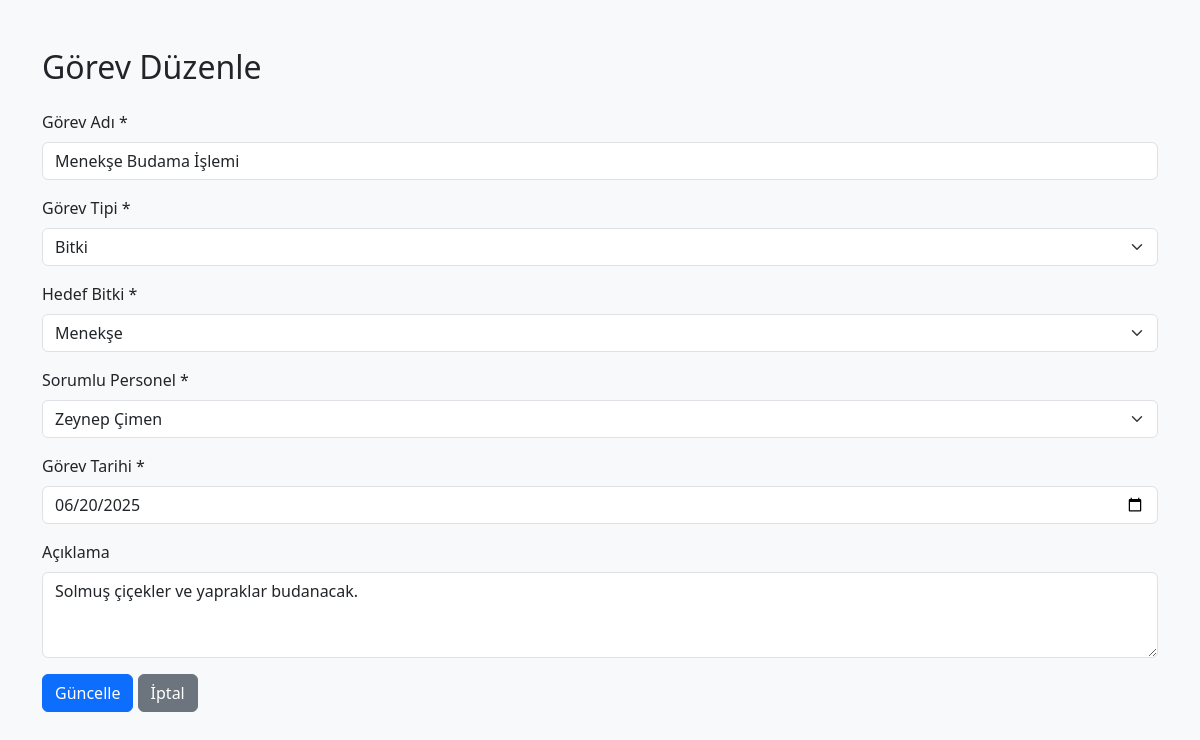
The app's page /botanik/gorevler/duzenle.php?id=4 (signed in) with its own data.
### tables this page shows
CREATE TABLE `gorevler` (
  `gorev_id` int(11) NOT NULL,
  `gorev_ad` varchar(100) NOT NULL,
  `gorev_tipi` enum('Bitki','Sergi') NOT NULL,
  `hedef_id` int(11) NOT NULL,
  `personel_id` int(11) NOT NULL,
  `gorev_tarih` date NOT NULL,
  `aciklama` text DEFAULT NULL,
  `ekleyen_kullanici_id` int(11) DEFAULT NULL
);

CREATE TABLE `bitkiler` (
  `bitki_id` int(11) NOT NULL,
  `bitki_ad` varchar(100) NOT NULL,
  `bitki_tur` varchar(100) DEFAULT NULL,
  `bitki_dikim_tarihi` date DEFAULT NULL,
  `bitki_sulama_sikligi` varchar(50) DEFAULT NULL,
  `bitki_aciklama` text DEFAULT NULL,
  `ekleyen_kullanici_id` int(11) DEFAULT NULL
);

CREATE TABLE `personel` (
  `personel_id` int(11) NOT NULL,
  `ad_soyad` varchar(100) NOT NULL,
  `unvan` varchar(100) DEFAULT NULL,
  `telefon` varchar(20) DEFAULT NULL,
  `email` varchar(100) DEFAULT NULL,
  `aciklama` text DEFAULT NULL,
  `ekleyen_kullanici_id` int(11) DEFAULT NULL
);

### botanik/gorevler/duzenle.php (the view, shortened to what this page needs)
<?php
require_once '../includes/db.php';
$kullanici_id = $_SESSION["kullanici_id"];
$gorev_id = $_GET['id'] ?? null;
$bitkiler = $conn->query("SELECT bitki_id, bitki_ad FROM bitkiler WHERE ekleyen_kullanici_id = $kullanici_id");
$personeller = $conn->query("SELECT personel_id, ad_soyad FROM personel WHERE ekleyen_kullanici_id = $kullanici_id");
$sorgu = $conn->prepare("SELECT * FROM gorevler WHERE gorev_id = ? AND ekleyen_kullanici_id = ?");
$sorgu->bind_param("ii", $gorev_id, $kullanici_id);
$sorgu->execute();
$gorev = $sorgu->get_result()->fetch_assoc();
?>
<!DOCTYPE html>
<html lang="tr">
<head>
    <link href="https://cdn.jsdelivr.net/npm/bootstrap@5.3.0/dist/css/bootstrap.min.css" rel="stylesheet">
</head>
<body class="bg-light" onload="guncelleHedefListesi()">
<div class="container mt-5">
    <h2 class="mb-4">Görev Düzenle</h2>
    <form method="POST">
        <div class="mb-3">
            <label class="form-label">Görev Adı *</label>
            <input type="text" name="gorev_ad" class="form-control" value="<?php echo htmlspecialchars($gorev['gorev_ad']); ?>" required>
        </div>
        <div class="mb-3">
            <label class="form-label">Görev Tipi *</label>
            <select name="gorev_tipi" id="gorev_tipi" class="form-select" onchange="guncelleHedefListesi()" required>
                <option value="Bitki" <?php if ($gorev['gorev_tipi'] === 'Bitki') echo 'selected'; ?>>Bitki</option>
            </select>
        </div>
        <div class="mb-3" id="bitki_sec">
            <label class="form-label">Hedef Bitki *</label>
            <select name="hedef_id" class="form-select">
                <?php while ($b = $bitkiler->fetch_assoc()): ?>
                    <option value="<?php echo $b['bitki_id']; ?>" <?php if ($gorev['gorev_tipi'] === 'Bitki' && $gorev['hedef_id'] == $b['bitki_id']) echo 'selected'; ?>>
                        <?php echo htmlspecialchars($b['bitki_ad']); ?>
                    </option>
                <?php endwhile; ?>
            </select>
        </div>
        <div class="mb-3">
            <label class="form-label">Sorumlu Personel *</label>
            <select name="personel_id" class="form-select" required>
                <?php
                $personeller->data_seek(0);
                while ($p = $personeller->fetch_assoc()): ?>
                    <option value="<?php echo $p['personel_id']; ?>" <?php if ($gorev['personel_id'] == $p['personel_id']) echo 'selected'; ?>>
                        <?php echo htmlspecialchars($p['ad_soyad']); ?>
                    </option>
                <?php endwhile; ?>
            </select>
        </div>
        <div class="mb-3">
            <label class="form-label">Görev Tarihi *</label>
            <input type="date" name="gorev_tarih" class="form-control" value="<?php echo $gorev['gorev_tarih']; ?>" required>
        </div>
        <div class="mb-3">
            <label class="form-label">Açıklama</label>
            <textarea name="aciklama" class="form-control" rows="3"><?php echo htmlspecialchars($gorev['aciklama']); ?></textarea>
        </div>
        <button type="submit" class="btn btn-primary">Güncelle</button>
        <a href="listele.php" class="btn btn-secondary">İptal</a>
    </form>
</div> </body> </html>

### records on screen
gorevler: gorev_ad "Menekşe Budama İşlemi", gorev_tipi "Bitki", hedef_id "Menekşe", personel_id "Zeynep Çimen", gorev_tarih "06/20/2025", aciklama "Solmuş çiçekler ve yapraklar budanacak."
